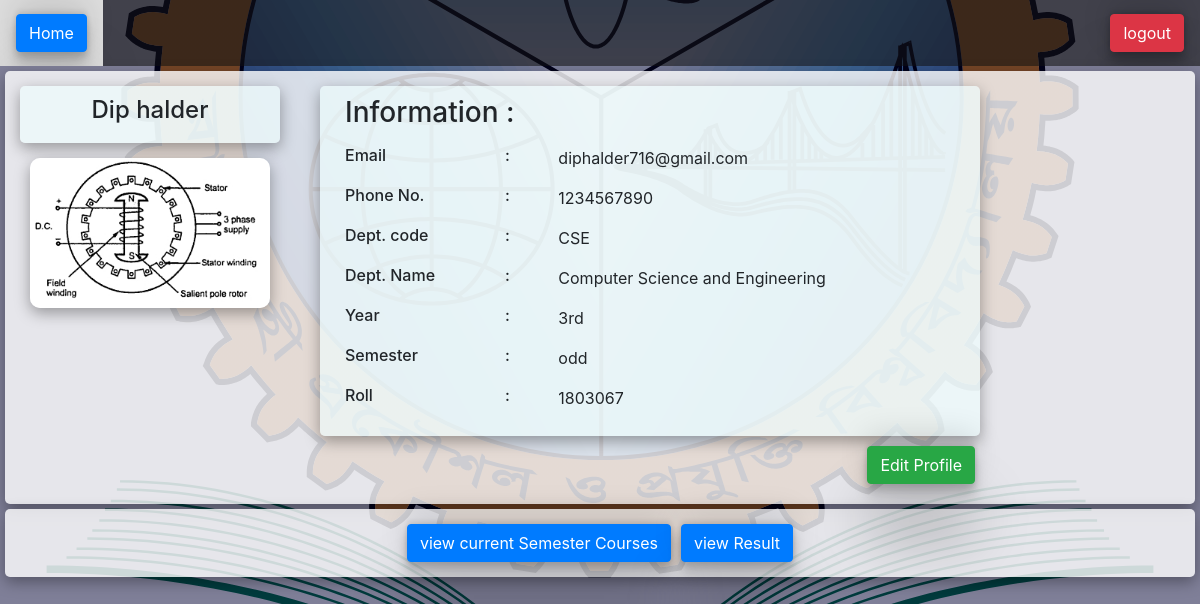
Before: /student.php (signed in) with the older database file.
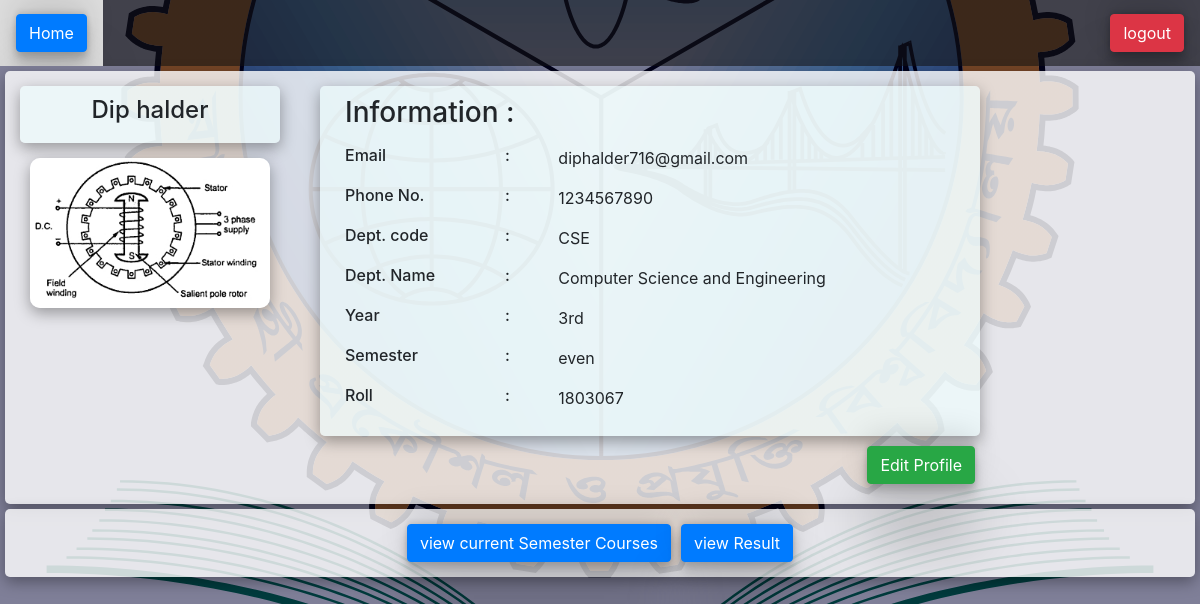
After: the same page with the newer database file.
### tables this page shows
CREATE TABLE `photo` (
  `id` int(11) NOT NULL,
  `personID` int(11) NOT NULL,
  `image_url` varchar(300) NOT NULL
);

CREATE TABLE `dept` (
  `deptid` int(11) NOT NULL,
  `deptcode` varchar(10) NOT NULL,
  `deptname` varchar(100) NOT NULL
);

CREATE TABLE `student` (
  `id` int(11) NOT NULL,
  `deptid` int(11) NOT NULL,
  `year` varchar(10) NOT NULL,
  `sem` varchar(11) NOT NULL
);

### student.php (the view, shortened to what this page needs)
<?php
require 'connect_DB.php';
$id =  $_SESSION['id'];
$datatablelogin='login';
$dtPhoto='photo';
$dtlogin='login';
$s = "select * from $dtlogin where id=$id ";
$r = mysqli_query($con,$s);
$v = mysqli_fetch_assoc($r);
$name=$v['name'];
$email= $v['email'];
$type=$v['type'];
if($type=='Student')
{
    $roll=$v['roll'];
}
$phone=$v['phone'];
$s = "select * from $datatablelogin where id=$id ";
$result = mysqli_query($con,$s);
$var = mysqli_fetch_assoc($result);
if($var['roll']=="")
{
    ?>
      <div class="d-flex justify-content-center">
    <div class="list" >
        <form  method='post'>
            <div class="form-group">
				<label>Enter your Roll</label>
					<input type="text" name="roll" class="form-control" required>
			</div>
            <div class="d-flex justify-content-end" >
                <button type="submit" class="btn btn-success" name="addroll" >Add</button></div>
        </form>
    </div>
    </div>
    <?php
}
else
{
    global $roll;
    $roll=$var['roll'];
}
    ?>
<!DOCTYPE html>
<html>
<head>
<link rel="stylesheet" type="text/css" href="https://stackpath.bootstrapcdn.com/bootstrap/4.3.1/css/bootstrap.min.css">
<link rel="stylesheet" type="text/css" href="sstyle.css">
</head>
<body>
<div class="topnav">
  <form  method='post'>
            <button type="submit" class="btn btn-primary " name="viewprofile" >Home</button>
        </form>
    <a class="split" href="logout.php"><button class="btn btn-danger ">logout</button> </a>
</div>
<div id="profileid" >
<div class="list">
<div class="row">
        <div class="col-sm-3">
            <div class="minibox" >
                <div class="d-flex justify-content-center">
                    <p><h4><?php echo $name ?></h4></p>
                </div>
            </div>
                <?php
                $sql = "SELECT * FROM $dtPhoto WHERE personID=$id ORDER BY id DESC";
                $res = mysqli_query($con,  $sql);
                if (mysqli_num_rows($res) != 0) {
                      $image = mysqli_fetch_assoc($res)
                        ?>
                        <div class="d-flex justify-content-center" >
                             <img class="profilePic" alt="Image not found"   src="uploads/<?=$image['image_url']?>"  >
                        </div>
                    <?php
                }
                else
                {
                    ?>
                    <div class="d-flex justify-content-center" >
                        <img class="profilePic"alt="Image not found"  src="uploads/blank.webp"  >
                    </div>
               <?php
                }
                ?>
        </div>
        <div class="col-sm-7">
            <div class="minibox">
                <div class="container" >
                <h3><p>Information :  </p></h3>
                    <div class="row" >
                        <div class="col-sm-3" >
                        <h6><p>Email  </p></h6>
                        </div>
                        <div class="col-sm-1" >
                        <h6><p>:</p></h6>
                        </div>
                        <div class="col-sm-8" >
                        <p>    <?php echo $email ;?></p>
                        </div>
                    </div>
                    <div class="row">
                        <div class="col-sm-3" >
                        <h6><p>Phone No.  </p></h6>
                        </div>
                        <div class="col-sm-1" >
                        <h6><p>:</p></h6>
                        </div>
                        <div class="col-sm-8" >
                        <p>    <?php echo $phone; ?></p>
                        </div>
                    </div>
                    <div class="row">
                        <div class="col-sm-3" >
                        <h6><p>Dept. code  </p></h6>
                        </div>
                        <div class="col-sm-1" >
                        <h6><p>:</p></h6>
                        </div>
                        <div class="col-sm-8" >
                        <p>    <?php
                        $ds = "SELECT dept.deptcode,dept.deptname FROM dept,student WHERE dept.deptid=student.deptid and student.id=$id";
                        $dr = mysqli_query($con,$ds);
                        $dv = mysqli_fetch_assoc($dr);
                        $deptcode=$dv['deptcode'];
                        echo $deptcode;
                        ?></p>
                        </div>
                    </div>
                    <div class="row">
                        <div class="col-sm-3" >
                        <h6><p>Dept. Name  </p></h6>
                        </div>
                        <div class="col-sm-1" >
                        <h6><p>:</p></h6>
                        </div>
                        <div class="col-sm-8" >
                        <p>    <?php
                        $ds = "SELECT dept.deptcode,dept.deptname FROM dept,student WHERE dept.deptid=student.deptid and student.id=$id";
                        $dr = mysqli_query($con,$ds);
                        $dv = mysqli_fetch_assoc($dr);
                        $deptname=$dv['deptname'];
                        echo $deptname;
                        ?></p>
                        </div>
                    </div>
                    <div class="row">
                        <div class="col-sm-3" >
                        <h6><p>Year </p></h6>
                        </div>
                        <div class="col-sm-1" >
                        <h6><p>:</p></h6>
                        </div>
                        <div class="col-sm-8" >
                        <p>    <?php
                        $ds = "SELECT year FROM student WHERE student.id=$id";
                        $dr = mysqli_query($con,$ds);
                        $dv = mysqli_fetch_assoc($dr);
                        echo $dv['year'];
                        ?></p>
                        </div>
                    </div>
                    <div class="row">
                        <div class="col-sm-3" >
                        <h6><p>Semester </p></h6>
                        </div>
                        <div class="col-sm-1" >
                        <h6><p>:</p></h6>
                        </div>
                        <div class="col-sm-8" >
                        <p>    <?php
                        $ds = "SELECT sem From student WHERE student.id=$id";
                        $dr = mysqli_query($con,$ds);
                        $dv = mysqli_fetch_assoc($dr);
                        echo $dv['sem'];
                        ?></p>
                        </div>
                    </div>
                    <div class="row">
                        <div class="col-sm-3" >
                        <h6><p> Roll   </p></h6>
                        </div>
                        <div class="col-sm-1" >
                        <h6><p>:</p></h6>
                        </div>
                        <div class="col-sm-8" >
                        <p>    <?php echo $roll;   ?></p>
                        </div>
                    </div>
                </div>
            </div>
            <div class="d-flex justify-content-end" style="margin: 10px;">
                 <a href="editProfile.php"><button class="btn btn-success ">Edit Profile</button> </a>
            </div>
        </div>
        <div class="col-sm-2">
         </div>
</div>
</div>
</div>
<div class="list" >
    <div class="d-flex justify-content-center">
    <div   class="btn-group">
        <form   method='post'>
            <button type="submit"  class="btn btn-primary"   name="viewCourse" >view current Semester Courses</button>
        </form>
    </div>
    <div  onclick="myFunction()" class="btn-group">
        <form  method='post'>
            <button type="submit"  class="btn btn-primary"  name="viewResult1" >view Result</button>
        </form>
    </div>
</div>
</div>
</body>
</html>

### sstyle.css (style rules this page uses)
body { background: linear-gradient(rgba(0, 0, 50, 0.5), rgba(0, 0, 50, 0.5)), url(img.svg); background-size: cover; background-position: center; }
.list { float: none; margin: 5px; background: rgba(255, 255, 255, 0.803); padding: 10px; border-radius: 5px; min-width: max-content; box-shadow: rgba(0, 0, 0, 0.35) 0px 5px 15px; }
.btn-group { margin: 5px; }
.minibox { margin: 5px; padding: 10px; border-radius: 5px; background-color: rgba(240, 255, 255, 0.642); box-shadow: rgba(0, 0, 0, 0.35) 0px 5px 15px; }
img { height: 300px; object-fit: contain; border-radius: 10px; box-shadow: 5px black; box-shadow: rgba(0, 0, 0, 0.35) 0px 5px 15px; margin: 10px; }
.profilePic { height: 150px; object-fit: contain; border-radius: 10px; margin: 10px; box-shadow: rgba(0, 0, 0, 0.35) 0px 5px 15px; }
.btn { box-shadow: rgba(0, 0, 0, 0.25) 0px 54px 55px, rgba(0, 0, 0, 0.12) 0px -12px 30px, rgba(0, 0, 0, 0.12) 0px 4px 6px, rgba(0, 0, 0, 0.17) 0px 12px 13px, rgba(0, 0, 0, 0.09) 0px -3px 5px; }
.topnav { background: rgba(18, 18, 18, 0.569); overflow: hidden; }
.topnav form { float: left; color: #f2f2f2; text-align: center; padding: 14px 16px; text-decoration: none; font-size: 17px; }
.topnav a { float: left; color: #f2f2f2; text-align: center; padding: 14px 16px; text-decoration: none; font-size: 17px; }
.topnav a.split { float: right; }

Changed rows visible on the page:
changed student "3rd": sem "odd" → "even"
